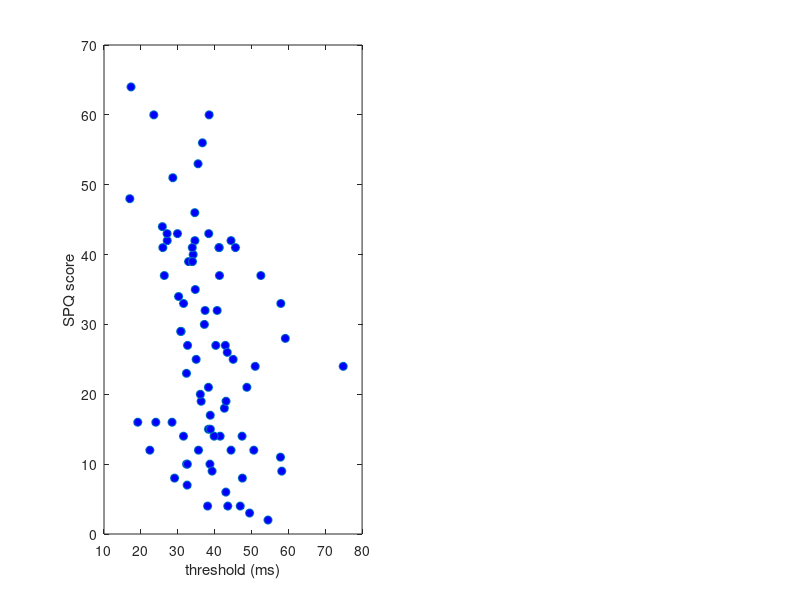

Write MATLAB code to recreate this figure. (Note: this script raises an error after producing the figure.)
load('DATA.mat')

idx = ~[EXP.exclude];

tmp = [EXP.threshold]; % use threshold fit

% tmp = [EXP.p_correct];
% tmp = tmp(1,:);     % use catch trials or any ISI

alpha = tmp(idx);

CAPS = [EXP.CAPS];
CAPS_sub = [EXP.CAPS_sub];
SPQ = [EXP.SPQ];
SPQ_sub = [EXP.SPQ_sub];
SPQ_comp = [EXP.SPQ_comp];
age = [EXP.age];
age = age(idx);

%% alpha vs SPQ

figure
subplot(121)
plot(alpha, SPQ(idx), 'o', 'MarkerFaceColor', 'b')
xlabel('threshold (ms)')
ylabel('SPQ score')
[R,p] = corrcoef(alpha, SPQ(idx));
p =p(1,2);
LM = fitlm(alpha, SPQ(idx));
if p<.05
    hold on
    plot(xlim, LM.Coefficients.Estimate(1) + xlim * LM.Coefficients.Estimate(2), 'LineWidth', 4)
    str = {['P : ' num2str(round(p,3))],['R : ' num2str(round(R(1,2),3))]};
    text(45,60, str)
end
% title(['Alpha vs SPQ - P : ' num2str(p)])
axis square

subplot(122)
plot(alpha, CAPS(idx), 'o', 'MarkerFaceColor', 'b')
xlabel('threshold (ms)')
ylabel('CAPS score')
P = coefTest(fitlm(alpha', CAPS(idx)));
[R,p] = corrcoef(alpha, CAPS(idx));
p =p(1,2);
LM = fitlm(alpha, CAPS(idx));
if p<.05
    hold on
    plot(xlim, LM.Coefficients.Estimate(1) + xlim * LM.Coefficients.Estimate(2), 'LineWidth', 4)
    str = {['P : ' num2str(round(p,3))],['R : ' num2str(round(R(1,2),3))]};
    text(45,20, str)
end
% title(['Alpha vs CAPS - P : ' num2str(p)])
% xlim([17 60])
axis square

%% alpha vs CAPS subscale

figure
for i_sub = 1:3   
    subplot(1,3,i_sub)
    plot(alpha, CAPS_sub(i_sub,idx), 'o', 'MarkerFaceColor', 'b')
    xlabel('threshold (ms)')
    LM=fitlm(alpha, CAPS_sub(i_sub,idx), 'RobustOpts','on');
    P = coefTest(LM);
    [R,p] = corrcoef(alpha, CAPS_sub(i_sub,idx));
    p = p(1,2);
    axis square
    
    if p<.05
        hold on
        plot(xlim, LM.Coefficients.Estimate(1) + xlim * LM.Coefficients.Estimate(2), 'LineWidth', 4)
        yLim = ylim;
        str = {['P : ' num2str(round(p,3))],['R : ' num2str(round(R(1,2),3))]};
        text(45,yLim(2)-2, str)
    end
    
    yLim = ylim;
    str = {['P : ' num2str(round(p,3))],['R : ' num2str(round(R(1,2),3))]};
    text(45,yLim(2)-2, str)
    
    ylabel(['CAPS subscale ' num2str(i_sub)])
%     title([labels.SPQ{i_sub} ' - P : ' num2str(p)])
    title([labels.CAPS{i_sub}])
end

%% alpha vs SPQ subscale

figure
for i_sub = 1:9   
    subplot(3,3,i_sub)
    plot(alpha, SPQ_sub(i_sub,idx), 'o', 'MarkerFaceColor', 'b')
    xlabel('threshold (ms)')
    LM=fitlm(alpha, SPQ_sub(i_sub,idx), 'RobustOpts','on');
    P = coefTest(LM);
    [R,p] = corrcoef(alpha, SPQ_sub(i_sub,idx));
    p = p(1,2);
    axis square
    
    if p<.05
        hold on
        plot(xlim, LM.Coefficients.Estimate(1) + xlim * LM.Coefficients.Estimate(2), 'LineWidth', 4)
        yLim = ylim;
        str = {['P : ' num2str(round(p,3))],['R : ' num2str(round(R(1,2),3))]};
        text(45,yLim(2)-2, str)
    end
    
    ylabel(['SPQ subscale ' num2str(i_sub)])
%     title([labels.SPQ{i_sub} ' - P : ' num2str(p)])
    title([labels.SPQ{i_sub}])
end
% sgtitle('Alpha vs SPQ subscales')

%% alpha vs SPQ component

figure
for i_comp = 1:3
    subplot(1,3,i_comp)
    plot(alpha, SPQ_comp(i_comp,idx), 'o', 'MarkerFaceColor', 'b')
    xlabel('threshold (ms)')
    LM=fitlm(alpha, SPQ_comp(i_comp,idx), 'RobustOpts','on');
    P = coefTest(LM);
    [R,p] = corrcoef(alpha, SPQ_comp(i_comp,idx));
    p = p(1,2);
    axis square
    
    if p<.05
        hold on
        plot(xlim, LM.Coefficients.Estimate(1) + xlim * LM.Coefficients.Estimate(2), 'LineWidth', 4)
            yLim = ylim;
        str = {['P : ' num2str(round(p,3))],['R : ' num2str(round(R(1,2),3))]};
        text(45,yLim(2)-5, str)
    end
    
    ylabel(['SPQ component ' num2str(i_comp)])
%     title([labels.SPQ_comp{i_comp} ' - P : ' num2str(p)])
    title([labels.SPQ_comp{i_comp}])
end
% sgtitle('Alpha vs SPQ components')

%% LME for spurious effects

ds = dataset(alpha', SPQ(idx)', age', 'VarNames', {'FF', 'SPQ', 'AGE'});
lme = fitlme(ds,'FF ~ SPQ + AGE')

ds = dataset(alpha', CAPS(idx)', age', 'VarNames', {'FF', 'CAPS', 'AGE'});
lme = fitlme(ds,'FF ~ CAPS + AGE')

